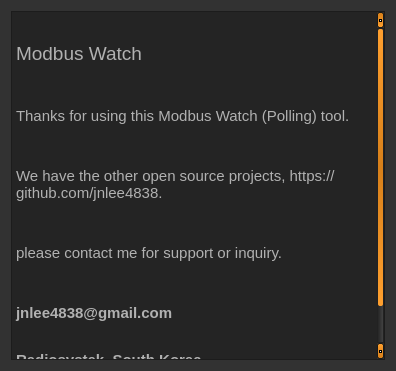
<?xml version="1.0" encoding="UTF-8"?>
<ui version="4.0">
 <class>Dialog</class>
 <widget class="QDialog" name="Dialog">
  <property name="windowModality">
   <enum>Qt::WindowModality::NonModal</enum>
  </property>
  <property name="enabled">
   <bool>true</bool>
  </property>
  <property name="geometry">
   <rect>
    <x>0</x>
    <y>0</y>
    <width>396</width>
    <height>371</height>
   </rect>
  </property>
  <property name="sizePolicy">
   <sizepolicy hsizetype="Expanding" vsizetype="Expanding">
    <horstretch>0</horstretch>
    <verstretch>0</verstretch>
   </sizepolicy>
  </property>
  <property name="minimumSize">
   <size>
    <width>0</width>
    <height>0</height>
   </size>
  </property>
  <property name="windowTitle">
   <string>About</string>
  </property>
  <property name="whatsThis">
   <string/>
  </property>
  <property name="styleSheet">
   <string notr="true">QToolTip
{
     border: 1px solid black;
     background-color: #ffa02f;
     padding: 1px;
     border-radius: 3px;
     opacity: 100;
}

QWidget
{
    color: #b1b1b1;
    background-color: #323232;
}

QWidget:item:hover
{
    background-color: QLinearGradient( x1: 0, y1: 0, x2: 0, y2: 1, stop: 0 #ffa02f, stop: 1 #ca0619);
    color: #000000;
}

QWidget:item:selected
{
    background-color: QLinearGradient( x1: 0, y1: 0, x2: 0, y2: 1, stop: 0 #ffa02f, stop: 1 #d7801a);
}

QMenuBar::item
{
    background: transparent;
}

QMenuBar::item:selected
{
    background: transparent;
    border: 1px solid #ffaa00;
}

QMenuBar::item:pressed
{
    background: #444;
    border: 1px solid #000;
    background-color: QLinearGradient(
        x1:0, y1:0,
        x2:0, y2:1,
        stop:1 #212121,
        stop:0.4 #343434/*,
        stop:0.2 #343434,
        stop:0.1 #ffaa00*/
    );
    margin-bottom:-1px;
    padding-bottom:1px;
}

QMenu
{
    border: 1px solid #000;
}

QMenu::item
{
    padding: 2px 20px 2px 20px;
}

QMenu::item:selected
{
    color: #000000;
}

QWidget:disabled
{
    color: #404040;
    background-color: #323232;
}

QAbstractItemView
{
    background-color: QLinearGradient( x1: 0, y1: 0, x2: 0, y2: 1, stop: 0 #4d4d4d, stop: 0.1 #646464, stop: 1 #5d5d5d);
}

QWidget:focus
{
    /*border: 2px solid QLinearGradient( x1: 0, y1: 0, x2: 0, y2: 1, stop: 0 #ffa02f, stop: 1 #d7801a);*/
}

QLineEdit
{
    background-color: QLinearGradient( x1: 0, y1: 0, x2: 0, y2: 1, stop: 0 #4d4d4d, stop: 0 #646464, stop: 1 #5d5d5d);
    padding: 1px;
    border-style: solid;
    border: 1px solid #1e1e1e;
    border-radius: 5;
}

QPushButton
{
    color: #b1b1b1;
    background-color: QLinearGradient( x1: 0, y1: 0, x2: 0, y2: 1, stop: 0 #565656, stop: 0.1 #525252, stop: 0.5 #4e4e4e, stop: 0.9 #4a4a4a, stop: 1 #464646);
    border-width: 1px;
    border-color: #1e1e1e;
    border-style: solid;
    border-radius: 6;
    padding: 3px;
    font-size: 12px;
    padding-left: 5px;
    padding-right: 5px;
}

QPushButton:pressed
{
    background-color: QLinearGradient( x1: 0, y1: 0, x2: 0, y2: 1, stop: 0 #2d2d2d, stop: 0.1 #2b2b2b, stop: 0.5 #292929, stop: 0.9 #282828, stop: 1 #252525);
}

QComboBox
{
    selection-background-color: #ffaa00;
    background-color: QLinearGradient( x1: 0, y1: 0, x2: 0, y2: 1, stop: 0 #565656, stop: 0.1 #525252, stop: 0.5 #4e4e4e, stop: 0.9 #4a4a4a, stop: 1 #464646);
    border-style: solid;
    border: 1px solid #1e1e1e;
    border-radius: 5;
}

QComboBox:hover,QPushButton:hover
{
    border: 2px solid QLinearGradient( x1: 0, y1: 0, x2: 0, y2: 1, stop: 0 #ffa02f, stop: 1 #d7801a);
}


QComboBox:on
{
    padding-top: 3px;
    padding-left: 4px;
    background-color: QLinearGradient( x1: 0, y1: 0, x2: 0, y2: 1, stop: 0 #2d2d2d, stop: 0.1 #2b2b2b, stop: 0.5 #292929, stop: 0.9 #282828, stop: 1 #252525);
    selection-background-color: #ffaa00;
}

QComboBox QAbstractItemView
{
    border: 2px solid darkgray;
    selection-background-color: QLinearGradient( x1: 0, y1: 0, x2: 0, y2: 1, stop: 0 #ffa02f, stop: 1 #d7801a);
}

QComboBox::drop-down
{
     subcontrol-origin: padding;
     subcontrol-position: top right;
     width: 15px;

     border-left-width: 0px;
     border-left-color: darkgray;
     border-left-style: solid; /* just a single line */
     border-top-right-radius: 3px; /* same radius as the QComboBox */
     border-bottom-right-radius: 3px;
 }

QComboBox::down-arrow
{
     image: url(:/down_arrow.png);
}

QGroupBox:focus
{
border: 2px solid QLinearGradient( x1: 0, y1: 0, x2: 0, y2: 1, stop: 0 #ffa02f, stop: 1 #d7801a);
}

QTextEdit:focus
{
    border: 2px solid QLinearGradient( x1: 0, y1: 0, x2: 0, y2: 1, stop: 0 #ffa02f, stop: 1 #d7801a);
}

QScrollBar:horizontal {
     border: 1px solid #222222;
     background: QLinearGradient( x1: 0, y1: 0, x2: 0, y2: 1, stop: 0.0 #121212, stop: 0.2 #282828, stop: 1 #484848);
     height: 7px;
     margin: 0px 16px 0 16px;
}

QScrollBar::handle:horizontal
{
      background: QLinearGradient( x1: 0, y1: 0, x2: 1, y2: 0, stop: 0 #ffa02f, stop: 0.5 #d7801a, stop: 1 #ffa02f);
      min-height: 20px;
      border-radius: 2px;
}

QScrollBar::add-line:horizontal {
      border: 1px solid #1b1b19;
      border-radius: 2px;
      background: QLinearGradient( x1: 0, y1: 0, x2: 1, y2: 0, stop: 0 #ffa02f, stop: 1 #d7801a);
      width: 14px;
      subcontrol-position: right;
      subcontrol-origin: margin;
}

QScrollBar::sub-line:horizontal {
      border: 1px solid #1b1b19;
      border-radius: 2px;
      background: QLinearGradient( x1: 0, y1: 0, x2: 1, y2: 0, stop: 0 #ffa02f, stop: 1 #d7801a);
      width: 14px;
     subcontrol-position: left;
     subcontrol-origin: margin;
}

QScrollBar::right-arrow:horizontal, QScrollBar::left-arrow:horizontal
{
      border: 1px solid black;
      width: 1px;
      height: 1px;
      background: white;
}

QScrollBar::add-page:horizontal, QScrollBar::sub-page:horizontal
{
      background: none;
}

QScrollBar:vertical
{
      background: QLinearGradient( x1: 0, y1: 0, x2: 1, y2: 0, stop: 0.0 #121212, stop: 0.2 #282828, stop: 1 #484848);
      width: 7px;
      margin: 16px 0 16px 0;
      border: 1px solid #222222;
}

QScrollBar::handle:vertical
{
      background: QLinearGradient( x1: 0, y1: 0, x2: 0, y2: 1, stop: 0 #ffa02f, stop: 0.5 #d7801a, stop: 1 #ffa02f);
      min-height: 20px;
      border-radius: 2px;
}

QScrollBar::add-line:vertical
{
      border: 1px solid #1b1b19;
      border-radius: 2px;
      background: QLinearGradient( x1: 0, y1: 0, x2: 0, y2: 1, stop: 0 #ffa02f, stop: 1 #d7801a);
      height: 14px;
      subcontrol-position: bottom;
      subcontrol-origin: margin;
}

QScrollBar::sub-line:vertical
{
      border: 1px solid #1b1b19;
      border-radius: 2px;
      background: QLinearGradient( x1: 0, y1: 0, x2: 0, y2: 1, stop: 0 #d7801a, stop: 1 #ffa02f);
      height: 14px;
      subcontrol-position: top;
      subcontrol-origin: margin;
}

QScrollBar::up-arrow:vertical, QScrollBar::down-arrow:vertical
{
      border: 1px solid black;
      width: 1px;
      height: 1px;
      background: white;
}


QScrollBar::add-page:vertical, QScrollBar::sub-page:vertical
{
      background: none;
}

QTextEdit
{
    background-color: #242424;
}

QPlainTextEdit
{
    background-color: #242424;
}

QHeaderView::section
{
    background-color: QLinearGradient(x1:0, y1:0, x2:0, y2:1, stop:0 #616161, stop: 0.5 #505050, stop: 0.6 #434343, stop:1 #656565);
    color: white;
    padding-left: 4px;
    border: 1px solid #6c6c6c;
}

QCheckBox:disabled
{
color: #414141;
}

QDockWidget::title
{
    text-align: center;
    spacing: 3px; /* spacing between items in the tool bar */
    background-color: QLinearGradient(x1:0, y1:0, x2:0, y2:1, stop:0 #323232, stop: 0.5 #242424, stop:1 #323232);
}

QDockWidget::close-button, QDockWidget::float-button
{
    text-align: center;
    spacing: 1px; /* spacing between items in the tool bar */
    background-color: QLinearGradient(x1:0, y1:0, x2:0, y2:1, stop:0 #323232, stop: 0.5 #242424, stop:1 #323232);
}

QDockWidget::close-button:hover, QDockWidget::float-button:hover
{
    background: #242424;
}

QDockWidget::close-button:pressed, QDockWidget::float-button:pressed
{
    padding: 1px -1px -1px 1px;
}

QMainWindow::separator
{
    background-color: QLinearGradient(x1:0, y1:0, x2:0, y2:1, stop:0 #161616, stop: 0.5 #151515, stop: 0.6 #212121, stop:1 #343434);
    color: white;
    padding-left: 4px;
    border: 1px solid #4c4c4c;
    spacing: 3px; /* spacing between items in the tool bar */
}

QMainWindow::separator:hover
{

    background-color: QLinearGradient(x1:0, y1:0, x2:0, y2:1, stop:0 #d7801a, stop:0.5 #b56c17 stop:1 #ffa02f);
    color: white;
    padding-left: 4px;
    border: 1px solid #6c6c6c;
    spacing: 3px; /* spacing between items in the tool bar */
}

QToolBar::handle
{
     spacing: 3px; /* spacing between items in the tool bar */
     background: url(:/images/handle.png);
}

QMenu::separator
{
    height: 2px;
    background-color: QLinearGradient(x1:0, y1:0, x2:0, y2:1, stop:0 #161616, stop: 0.5 #151515, stop: 0.6 #212121, stop:1 #343434);
    color: white;
    padding-left: 4px;
    margin-left: 10px;
    margin-right: 5px;
}

QProgressBar
{
    border: 2px solid grey;
    border-radius: 5px;
    text-align: center;
}

QProgressBar::chunk
{
    background-color: #d7801a;
    width: 2.15px;
    margin: 0.5px;
}

QTabBar::tab {
    color: #b1b1b1;
    border: 1px solid #444;
    border-bottom-style: none;
    background-color: #323232;
    padding-left: 10px;
    padding-right: 10px;
    padding-top: 3px;
    padding-bottom: 2px;
    margin-right: -1px;
}

QTabWidget::pane {
    border: 1px solid #444;
    top: 1px;
}

QTabBar::tab:last
{
    margin-right: 0; /* the last selected tab has nothing to overlap with on the right */
    border-top-right-radius: 3px;
}

QTabBar::tab:first:!selected
{
 margin-left: 0px; /* the last selected tab has nothing to overlap with on the right */


    border-top-left-radius: 3px;
}

QTabBar::tab:!selected
{
    color: #b1b1b1;
    border-bottom-style: solid;
    margin-top: 3px;
    background-color: QLinearGradient(x1:0, y1:0, x2:0, y2:1, stop:1 #212121, stop:.4 #343434);
}

QTabBar::tab:selected
{
    border-top-left-radius: 3px;
    border-top-right-radius: 3px;
    margin-bottom: 0px;
}

QTabBar::tab:!selected:hover
{
    /*border-top: 2px solid #ffaa00;
    padding-bottom: 3px;*/
    border-top-left-radius: 3px;
    border-top-right-radius: 3px;
    background-color: QLinearGradient(x1:0, y1:0, x2:0, y2:1, stop:1 #212121, stop:0.4 #343434, stop:0.2 #343434, stop:0.1 #ffaa00);
}

QRadioButton::indicator:checked, QRadioButton::indicator:unchecked{
    color: #b1b1b1;
    background-color: #323232;
    border: 1px solid #b1b1b1;
    border-radius: 6px;
}

QRadioButton::indicator:checked
{
    background-color: qradialgradient(
        cx: 0.5, cy: 0.5,
        fx: 0.5, fy: 0.5,
        radius: 1.0,
        stop: 0.25 #ffaa00,
        stop: 0.3 #323232
    );
}

QCheckBox::indicator{
    color: #b1b1b1;
    background-color: #323232;
    border: 1px solid #b1b1b1;
    width: 9px;
    height: 9px;
}

QRadioButton::indicator
{
    border-radius: 6px;
}

QRadioButton::indicator:hover, QCheckBox::indicator:hover
{
    border: 1px solid #ffaa00;
}

QCheckBox::indicator:checked
{
    image:url(:/images/checkbox.png);
}

QCheckBox::indicator:disabled, QRadioButton::indicator:disabled
{
    border: 1px solid #444;
}</string>
  </property>
  <property name="modal">
   <bool>false</bool>
  </property>
  <layout class="QGridLayout" name="gridLayout">
   <item row="0" column="0">
    <widget class="QTextBrowser" name="textBrowser_about">
     <property name="enabled">
      <bool>true</bool>
     </property>
     <property name="sizePolicy">
      <sizepolicy hsizetype="Preferred" vsizetype="Preferred">
       <horstretch>0</horstretch>
       <verstretch>0</verstretch>
      </sizepolicy>
     </property>
     <property name="minimumSize">
      <size>
       <width>0</width>
       <height>0</height>
      </size>
     </property>
     <property name="frameShadow">
      <enum>QFrame::Shadow::Sunken</enum>
     </property>
     <property name="html">
      <string>&lt;!DOCTYPE HTML PUBLIC &quot;-//W3C//DTD HTML 4.0//EN&quot; &quot;http://www.w3.org/TR/REC-html40/strict.dtd&quot;&gt;
&lt;html&gt;&lt;head&gt;&lt;meta name=&quot;qrichtext&quot; content=&quot;1&quot; /&gt;&lt;meta charset=&quot;utf-8&quot; /&gt;&lt;style type=&quot;text/css&quot;&gt;
p, li { white-space: pre-wrap; }
hr { height: 1px; border-width: 0; }
li.unchecked::marker { content: &quot;\2610&quot;; }
li.checked::marker { content: &quot;\2612&quot;; }
&lt;/style&gt;&lt;/head&gt;&lt;body style=&quot; font-family:'맑은 고딕'; font-size:9pt; font-weight:400; font-style:normal;&quot;&gt;
&lt;p style=&quot;-qt-paragraph-type:empty; margin-top:12px; margin-bottom:12px; margin-left:0px; margin-right:0px; -qt-block-indent:0; text-indent:0px;&quot;&gt;&lt;br /&gt;&lt;/p&gt;
&lt;p style=&quot; margin-top:12px; margin-bottom:12px; margin-left:0px; margin-right:0px; -qt-block-indent:0; text-indent:0px;&quot;&gt;&lt;span style=&quot; font-family:'Lucida Sans'; font-size:14pt;&quot;&gt;Modbus Watch&lt;/span&gt;&lt;/p&gt;
&lt;p style=&quot;-qt-paragraph-type:empty; margin-top:12px; margin-bottom:12px; margin-left:0px; margin-right:0px; -qt-block-indent:0; text-indent:0px; font-size:11pt;&quot;&gt;&lt;br /&gt;&lt;/p&gt;
&lt;p style=&quot; margin-top:12px; margin-bottom:12px; margin-left:0px; margin-right:0px; -qt-block-indent:0; text-indent:0px;&quot;&gt;&lt;span style=&quot; font-family:'Lucida Sans'; font-size:11pt;&quot;&gt;Thanks for using this Modbus Watch (Polling) tool.&lt;/span&gt;&lt;/p&gt;
&lt;p style=&quot;-qt-paragraph-type:empty; margin-top:12px; margin-bottom:12px; margin-left:0px; margin-right:0px; -qt-block-indent:0; text-indent:0px; font-family:'Lucida Sans'; font-size:11pt;&quot;&gt;&lt;br /&gt;&lt;/p&gt;
&lt;p style=&quot; margin-top:12px; margin-bottom:12px; margin-left:0px; margin-right:0px; -qt-block-indent:0; text-indent:0px;&quot;&gt;&lt;span style=&quot; font-size:11pt;&quot;&gt;We have the other open source projects, https://github.com/jnlee4838.&lt;/span&gt;&lt;/p&gt;
&lt;p style=&quot;-qt-paragraph-type:empty; margin-top:12px; margin-bottom:12px; margin-left:0px; margin-right:0px; -qt-block-indent:0; text-indent:0px; font-size:11pt;&quot;&gt;&lt;br /&gt;&lt;/p&gt;
&lt;p style=&quot; margin-top:12px; margin-bottom:12px; margin-left:0px; margin-right:0px; -qt-block-indent:0; text-indent:0px;&quot;&gt;&lt;span style=&quot; font-size:11pt;&quot;&gt;please contact me for support or inquiry.&lt;/span&gt;&lt;/p&gt;
&lt;p style=&quot;-qt-paragraph-type:empty; margin-top:12px; margin-bottom:12px; margin-left:0px; margin-right:0px; -qt-block-indent:0; text-indent:0px; font-size:11pt;&quot;&gt;&lt;br /&gt;&lt;/p&gt;
&lt;p style=&quot; margin-top:12px; margin-bottom:12px; margin-left:0px; margin-right:0px; -qt-block-indent:0; text-indent:0px;&quot;&gt;&lt;span style=&quot; font-size:11pt; font-weight:700;&quot;&gt;jnlee4838@gmail.com&lt;/span&gt;&lt;/p&gt;
&lt;p style=&quot; margin-top:12px; margin-bottom:12px; margin-left:0px; margin-right:0px; -qt-block-indent:0; text-indent:0px;&quot;&gt;&lt;span style=&quot; font-size:11pt;&quot;&gt;&lt;br /&gt;&lt;/span&gt;&lt;span style=&quot; font-size:11pt; font-weight:700;&quot;&gt;Radiosystek, South Korea&lt;/span&gt;&lt;/p&gt;
&lt;p style=&quot;-qt-paragraph-type:empty; margin-top:12px; margin-bottom:12px; margin-left:0px; margin-right:0px; -qt-block-indent:0; text-indent:0px; font-size:11pt; font-weight:700;&quot;&gt;&lt;br /&gt;&lt;/p&gt;&lt;/body&gt;&lt;/html&gt;</string>
     </property>
    </widget>
   </item>
  </layout>
 </widget>
 <resources/>
 <connections/>
</ui>
